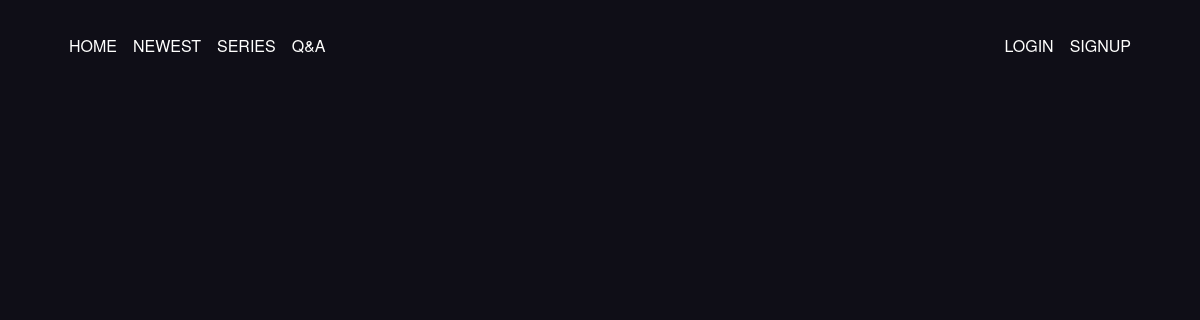
Page /home on the earlier database version.
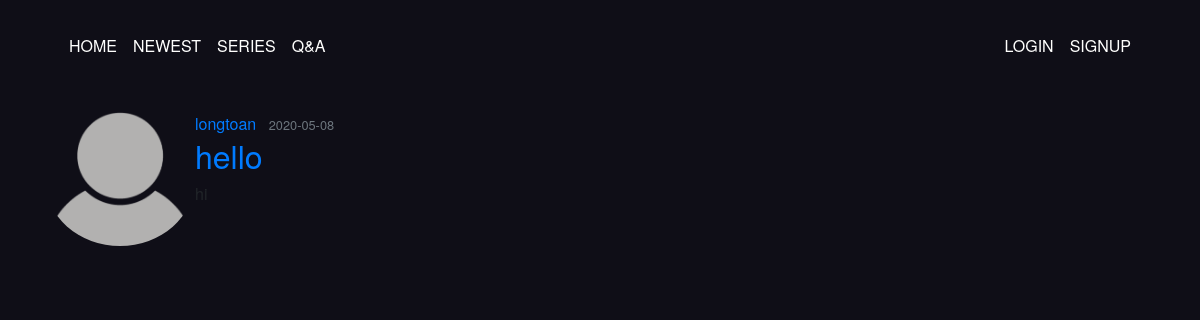
Same page on the later database version.
### application/model.py (models this page shows, shortened)
class CreatePost(db.Model):
    __tablename_ = "Table Content"
    id = db.Column(db.Integer, primary_key=True)
    title = db.Column(db.String(100), unique=True, nullable=False)
    content = db.Column(db.Text, nullable=False)
    datepost = db.Column(db.DateTime, nullable=False,
                         default=datetime.utcnow())
    user_id = db.Column(db.Integer, db.ForeignKey('user.id'), nullable=False)

class User(db.Model, UserMixin):
    __tablename_ = "Table User"
    id = db.Column(db.Integer, primary_key=True)
    username = db.Column(db.String(20), unique=True, nullable=False)
    email = db.Column(db.String(120), unique=True, nullable=False)
    image_file = db.Column(db.String(20), nullable=False,
                           default='default.png')
    password = db.Column(db.String(60), nullable=False)
    posts = db.relationship('CreatePost', backref='author', lazy=True)

### application/routes.py (the view)
@app.route("/")
@app.route("/home")
def home():
    posts = CreatePost.query.all()
    return render_template('home.html', title="Home", posts=posts)

### application/templates/home.html
{% extends "layout.html" %}
{% block content %}
<div class="container">
    {% for post in posts %}
    <article class="media content-section">
        <img class="rounded-circle article-img" style="width: 150px;"
            src="{{ url_for('static', filename='profile/' + post.author.image_file) }}">
        <div class="media-body">
            <div class="article-metadata">
                <a class="mr-2" href="#">{{ post.author.username }}</a>
                <small class="text-muted">{{ post.datepost.strftime('%Y-%m-%d') }}</small>
            </div>
            <h2><a class="article-title" href="{{ url_for('post', post_id=post.id) }}">{{ post.title }}</a></h2>
            <p class="article-content">{{ post.content }}</p>
        </div>
    </article>
    {% endfor %}
</div>
{% endblock content %}

### application/templates/layout.html (shortened to what this page needs)
<!DOCTYPE html>
<html lang="en">
<head>
    <link rel="stylesheet" href="https://stackpath.bootstrapcdn.com/bootstrap/4.4.1/css/bootstrap.min.css"
>
    <link rel="stylesheet" href="{{ url_for('static', filename='css/main.css') }}">
</head>
<body>
    <div class="header">
        <div class="container navigation">
            <nav class="navbar navbar-expand-lg">
                <div class="collapse navbar-collapse" id="navbarSupportedContent">
                    <ul class="navbar-nav mr-auto">
                        <li class="nav-item active">
                            <a class="nav-link" href="home">HOME </a>
                        </li>
                        <li class="nav-item active">
                            <a class="nav-link" href="newest">NEWEST </a>
                        </li>
                        <li class="nav-item active">
                            <a class="nav-link" href="series">SERIES </a>
                        </li>
                        <li class="nav-item active">
                            <a class="nav-link" href="#">Q&A</a>
                        </li>
                    </ul>
                    <form class="form-inline my-2 my-lg-0">
                        <ul class="navbar-nav mr-auto">
                            {% if current_user.is_authenticated %}
                            <li class="nav-item active">
                                <a class="nav-link" href="account">PROFILE <span class="sr-only"></span></a>
                            </li>
                            <li class="nav-item active">
                                <a class="nav-link" href="logout">LOGOUT</a>
                            </li>
                            {% else %}
                            <li class="nav-item active">
                                <a class="nav-link" href="login">LOGIN </a>
                            </li>
                            <li class="nav-item active">
                                <a class="nav-link" href="register">SIGNUP</a>
                            </li>
                            {% endif %}
                        </ul>
                    </form>
                </div>
            </nav>
        </div>
    </div>
    <div class="viewport">
        {% block content %}
        {% endblock %}
    </div>
</body>
</html>

### application/static/css/main.css (style rules this page uses)
body { margin : 0; padding : 0; font-family : "Helvetica Neue", Arial, sans-serif; font-size : 16px; font-style : normal; background-color: #0f0e17; }
.container.navigation { margin-top : 20px; line-height: 20px; }
a.nav-link { color: #fffffe; }
.header { padding-bottom: 40px; }

Differences in the rows shown:
added CreatePost: image_file (placeholder picture), author.username "longtoan", datepost "2020-05-08", title "hello", content "hi"
